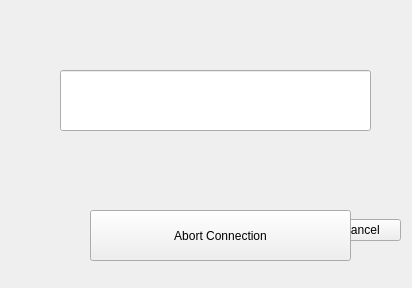
<?xml version="1.0" encoding="UTF-8"?>
<ui version="4.0">
 <class>ConnectWindow</class>
 <widget class="QDialog" name="ConnectWindow">
  <property name="geometry">
   <rect>
    <x>0</x>
    <y>0</y>
    <width>412</width>
    <height>288</height>
   </rect>
  </property>
  <property name="windowTitle">
   <string>connector</string>
  </property>
  <property name="styleSheet">
   <string notr="true">font: 24pt &quot;楷体&quot;;</string>
  </property>
  <widget class="QDialogButtonBox" name="buttonBox">
   <property name="geometry">
    <rect>
     <x>10</x>
     <y>200</y>
     <width>391</width>
     <height>61</height>
    </rect>
   </property>
   <property name="orientation">
    <enum>Qt::Horizontal</enum>
   </property>
   <property name="standardButtons">
    <set>QDialogButtonBox::Cancel|QDialogButtonBox::Ok</set>
   </property>
  </widget>
  <widget class="QLineEdit" name="lineEdit">
   <property name="geometry">
    <rect>
     <x>60</x>
     <y>70</y>
     <width>311</width>
     <height>61</height>
    </rect>
   </property>
  </widget>
  <widget class="QLabel" name="label">
   <property name="geometry">
    <rect>
     <x>60</x>
     <y>150</y>
     <width>291</width>
     <height>51</height>
    </rect>
   </property>
   <property name="text">
    <string/>
   </property>
  </widget>
  <widget class="QPushButton" name="pushButton">
   <property name="geometry">
    <rect>
     <x>90</x>
     <y>210</y>
     <width>261</width>
     <height>51</height>
    </rect>
   </property>
   <property name="focusPolicy">
    <enum>Qt::NoFocus</enum>
   </property>
   <property name="text">
    <string>Abort Connection</string>
   </property>
  </widget>
 </widget>
 <resources/>
 <connections>
  <connection>
   <sender>buttonBox</sender>
   <signal>accepted()</signal>
   <receiver>ConnectWindow</receiver>
   <slot>accept()</slot>
   <hints>
    <hint type="sourcelabel">
     <x>248</x>
     <y>254</y>
    </hint>
    <hint type="destinationlabel">
     <x>157</x>
     <y>274</y>
    </hint>
   </hints>
  </connection>
  <connection>
   <sender>buttonBox</sender>
   <signal>rejected()</signal>
   <receiver>ConnectWindow</receiver>
   <slot>reject()</slot>
   <hints>
    <hint type="sourcelabel">
     <x>316</x>
     <y>260</y>
    </hint>
    <hint type="destinationlabel">
     <x>286</x>
     <y>274</y>
    </hint>
   </hints>
  </connection>
  <connection>
   <sender>pushButton</sender>
   <signal>clicked()</signal>
   <receiver>ConnectWindow</receiver>
   <slot>abortConnect()</slot>
   <hints>
    <hint type="sourcelabel">
     <x>150</x>
     <y>232</y>
    </hint>
    <hint type="destinationlabel">
     <x>388</x>
     <y>171</y>
    </hint>
   </hints>
  </connection>
 </connections>
 <slots>
  <slot>abortConnect()</slot>
 </slots>
</ui>
